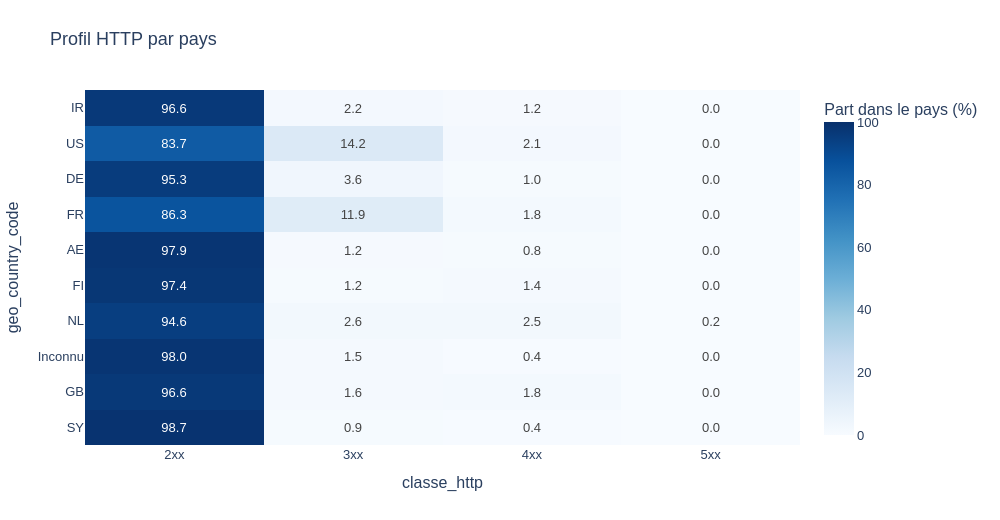

Notebook code for this chart:
### Markdown cell above
### <b><div style='padding:15px;background-color:#d8dcd6;color:#030aa7;font-size:120%;text-align: left'>Plotly</div></b>

### Code cell
ID_GRAPHIQUE = '07_03'
BIBLIOTHEQUE = 'plotly'
fig=px.imshow(a,aspect='auto',zmin=0,zmax=100,color_continuous_scale='Blues',text_auto='.1f',labels={'color':'Part dans le pays (%)'})
montrer_plotly(fig,'Profil HTTP par pays')

### Figure 1 — Plotly figure (JSON) as saved in the notebook; plotly's stock layout.template omitted (floating-point values rounded to 4 significant figures)
{"data": [{"coloraxis": "coloraxis", "hovertemplate": "classe_http: %{x}<br>geo_country_code: %{y}<br>Part dans le pays (%): %{z}<extra></extra>", "name": "0", "texttemplate": "%{z:.1f}", "type": "heatmap", "x": ["2xx", "3xx", "4xx", "5xx"], "xaxis": "x", "y": ["IR", "US", "DE", "FR", "AE", "FI", "NL", "Inconnu", "GB", "SY"], "yaxis": "y", "z": [[96.55, 2.244, 1.185, 0.02072], [83.73, 14.18, 2.07, 0.02517], [95.34, 3.623, 1.013, 0.02209], [86.27, 11.9, 1.836, 0.0], [97.92, 1.24, 0.8267, 0.0159], [97.4, 1.158, 1.447, 0.0], [94.64, 2.639, 2.535, 0.1829], [98.04, 1.547, 0.4144, 0.0], [96.6, 1.598, 1.798, 0.0], [98.68, 0.9109, 0.4049, 0.0]]}], "layout": {"coloraxis": {"autocolorscale": false, "cmax": 100, "cmin": 0, "colorbar": {"title": {"text": "Part dans le pays (%)"}}, "colorscale": [[0, "rgb(247,251,255)"], [0.125, "rgb(222,235,247)"], [0.25, "rgb(198,219,239)"], [0.375, "rgb(158,202,225)"], [0.5, "rgb(107,174,214)"], [0.625, "rgb(66,146,198)"], [0.75, "rgb(33,113,181)"], [0.875, "rgb(8,81,156)"], [1, "rgb(8,48,107)"]]}, "font": {"family": "Arial", "size": 13}, "height": 520, "margin": {"b": 75, "l": 70, "r": 45, "t": 90}, "title": {"text": "Profil HTTP par pays"}, "width": 1000, "xaxis": {"anchor": "y", "domain": [0, 1], "title": {"text": "classe_http"}}, "yaxis": {"anchor": "x", "autorange": "reversed", "domain": [0, 1], "title": {"text": "geo_country_code"}}}}
